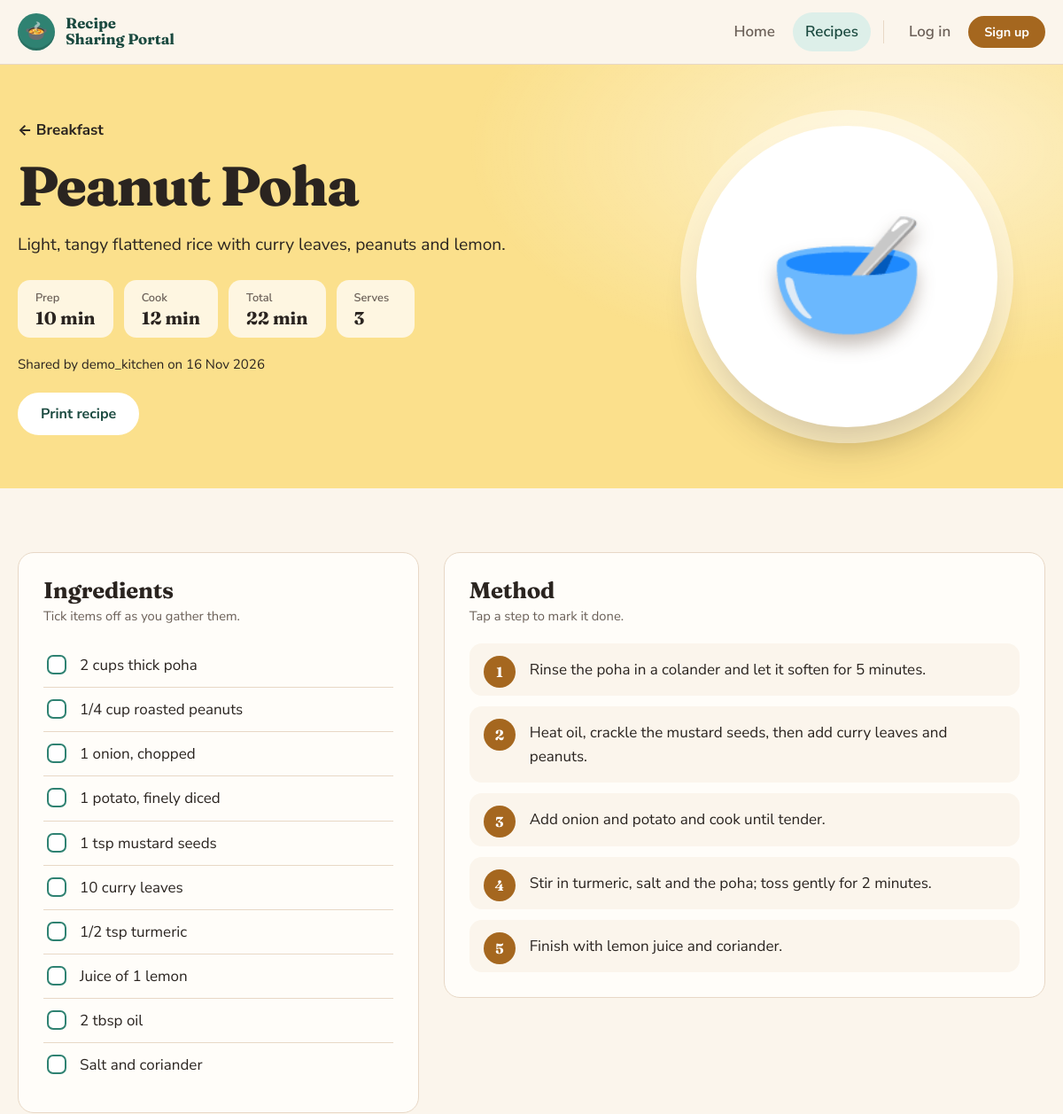
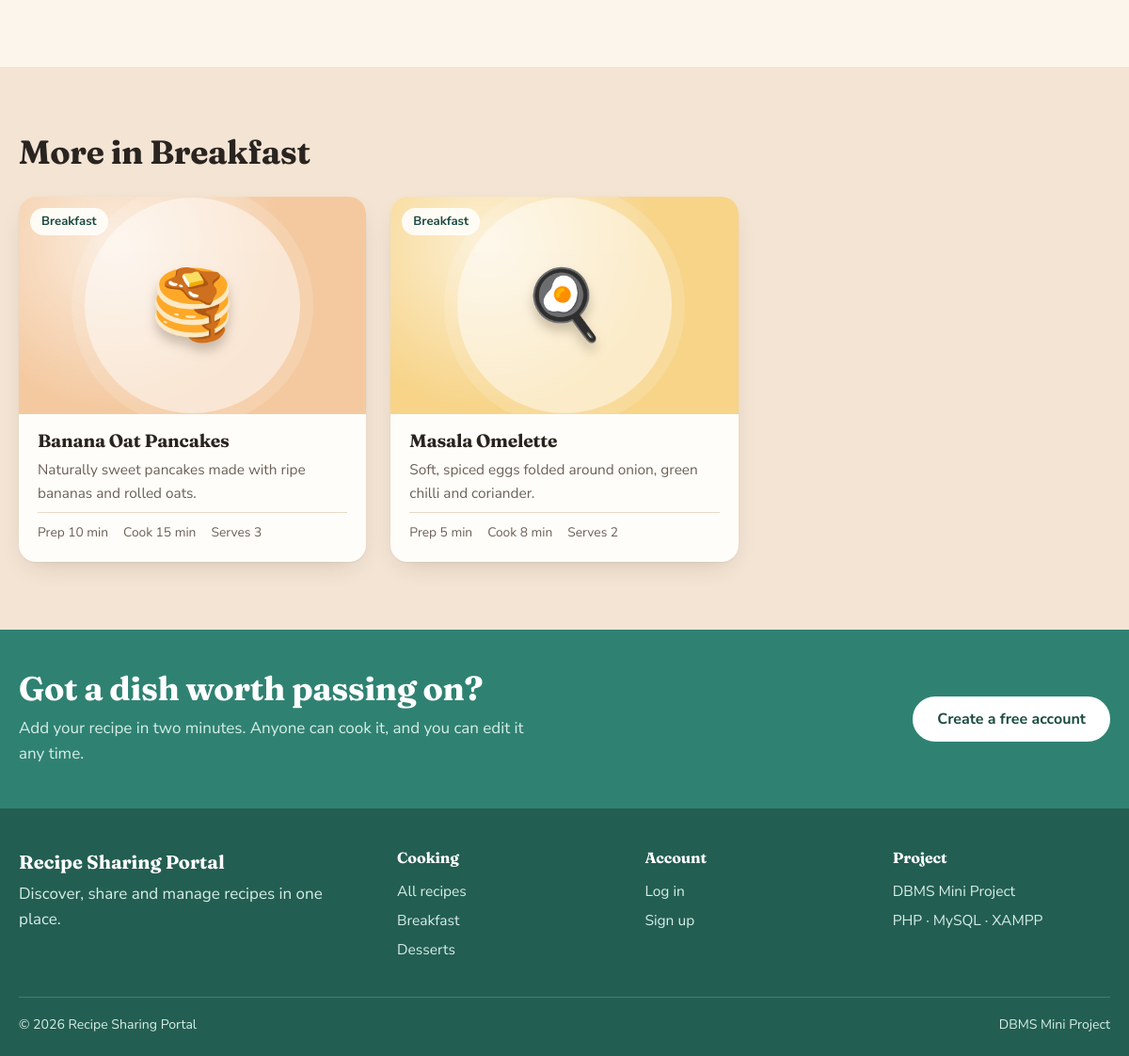
Page /recipe.php?id=3 on the committed database (2 pictures, top to bottom).
### tables this page shows
CREATE TABLE recipes (
  recipe_id    INT UNSIGNED AUTO_INCREMENT PRIMARY KEY,
  user_id      INT UNSIGNED NOT NULL,
  category_id  INT UNSIGNED NOT NULL,
  title        VARCHAR(120) NOT NULL,
  description  VARCHAR(255) NOT NULL,
  ingredients  TEXT         NOT NULL,    
  instructions TEXT         NOT NULL,    
  prep_time    SMALLINT UNSIGNED NOT NULL DEFAULT 0,   
  cook_time    SMALLINT UNSIGNED NOT NULL DEFAULT 0,   
  servings     TINYINT  UNSIGNED NOT NULL DEFAULT 2,
  emoji        VARCHAR(8)   NOT NULL DEFAULT '🍽️',
  color        CHAR(7)      NOT NULL DEFAULT '#F4C9A0',
  image_url    VARCHAR(500) NULL,
  created_at   TIMESTAMP    NOT NULL DEFAULT CURRENT_TIMESTAMP,
  CONSTRAINT fk_recipe_user     FOREIGN KEY (user_id)     REFERENCES users(user_id)           ON DELETE CASCADE,
  CONSTRAINT fk_recipe_category FOREIGN KEY (category_id) REFERENCES categories(category_id)  ON DELETE RESTRICT,
  INDEX idx_recipe_title (title),
  INDEX idx_recipe_category (category_id)
);

CREATE TABLE categories (
  category_id INT UNSIGNED AUTO_INCREMENT PRIMARY KEY,
  name        VARCHAR(40) NOT NULL UNIQUE,
  emoji       VARCHAR(8)  NOT NULL DEFAULT '🍽️'
);

CREATE TABLE users (
  user_id       INT UNSIGNED AUTO_INCREMENT PRIMARY KEY,
  username      VARCHAR(30)  NOT NULL UNIQUE,
  email         VARCHAR(120) NOT NULL UNIQUE,
  password_hash VARCHAR(255) NOT NULL,
  created_at    TIMESTAMP    NOT NULL DEFAULT CURRENT_TIMESTAMP
);

### recipe.php (the view, shortened to what this page needs)
<?php
require 'config.php';
$id = (int)($_GET['id'] ?? 0);
$stmt = db()->prepare(recipe_select() . ' WHERE r.recipe_id = ?');
$stmt->execute([$id]);
$r = $stmt->fetch();
$img = safe_image($r['image_url']);
$rel = db()->prepare(recipe_select() . ' WHERE r.category_id = ? AND r.recipe_id <> ? ORDER BY RAND() LIMIT 3');
$rel->execute([$r['category_id'], $id]);
$related = $rel->fetchAll();
require 'includes/header.php';
?>
<article>
  <section class="detail-hero" style="--c:<?= e($r['color']) ?>">
    <div class="wrap detail-grid">
      <div class="detail-copy">
        <a class="crumb" href="recipes.php?cat=<?= (int)$r['category_id'] ?>">← <?= e($r['category']) ?></a>
        <h1><?= e($r['title']) ?></h1>
        <p class="lead"><?= e($r['description']) ?></p>
        <dl class="facts">
          <div><dt>Prep</dt><dd><?= (int)$r['prep_time'] ?> min</dd></div>
          <div><dt>Cook</dt><dd><?= (int)$r['cook_time'] ?> min</dd></div>
          <div><dt>Total</dt><dd><?= e(total_time($r)) ?></dd></div>
          <div><dt>Serves</dt><dd><?= (int)$r['servings'] ?></dd></div>
        </dl>
        <p class="by">Shared by <?= e($r['username']) ?> on <?= e(date('j M Y', strtotime($r['created_at']))) ?></p>
        <div class="actions">
          <button class="btn btn-light" type="button" data-print>Print recipe</button>
        </div>
      </div>
      <div class="detail-art">
        <div class="big-plate"><span><?= e($r['emoji']) ?></span><?php if ($img): ?><img src="<?= e($img) ?>" alt="<?= e($r['title']) ?>" onerror="this.remove()"><?php endif; ?></div>
      </div>
    </div>
  </section>
  <section class="section">
    <div class="wrap method">
      <div class="panel">
        <h2>Ingredients</h2>
        <p class="hint">Tick items off as you gather them.</p>
        <ul class="checklist">
          <?php foreach (lines($r['ingredients']) as $i => $line): ?>
            <li><label><input type="checkbox"><span><?= e($line) ?></span></label></li>
          <?php endforeach; ?>
        </ul>
      </div>
      <div class="panel">
        <h2>Method</h2>
        <p class="hint">Tap a step to mark it done.</p>
        <ol class="method-steps">
          <?php foreach (lines($r['instructions']) as $line): ?>
            <li tabindex="0"><?= e($line) ?></li>
          <?php endforeach; ?>
        </ol>
      </div>
    </div>
  </section>
  <?php if ($related): ?>
  <section class="section section-tint">
    <div class="wrap">
      <div class="section-head"><h2>More in <?= e($r['category']) ?></h2></div>
      <div class="grid"><?php foreach ($related as $x) { echo recipe_card($x); } ?></div>
    </div>
  </section>
  <?php endif; ?>
</article>
<?php require 'includes/footer.php'; ?>

### config.php (shortened to what this page needs)
<?php
function db(): PDO {
    static $pdo = null;
    if ($pdo === null) {
        try {
            $pdo = new PDO(
                'mysql:host=' . DB_HOST . ';dbname=' . DB_NAME . ';charset=utf8mb4',
                DB_USER, DB_PASS,
                [PDO::ATTR_ERRMODE => PDO::ERRMODE_EXCEPTION, PDO::ATTR_DEFAULT_FETCH_MODE => PDO::FETCH_ASSOC]
            );
        } catch (PDOException $ex) {
            http_response_code(500);
            echo '<body style="font-family:sans-serif;max-width:560px;margin:15vh auto;padding:0 20px">'
               . '<h1>Database not found</h1><p>Start Apache and MySQL in XAMPP, then import <code>schema.sql</code> '
               . 'in phpMyAdmin. For a hosted deployment, configure the database environment variables.</p></body>';
            exit;
        }
    }
    return $pdo;
}
function e($value): string { return htmlspecialchars((string)$value, ENT_QUOTES, 'UTF-8'); }
function total_time(array $r): string {
    $m = (int)$r['prep_time'] + (int)$r['cook_time'];
    return $m . ' min';
}
function lines(string $text): array {
    return array_values(array_filter(array_map('trim', preg_split('/\R/', $text)), fn($l) => $l !== ''));
}
function recipe_select(): string {
    return 'SELECT r.*, c.name AS category, c.emoji AS cat_emoji, u.username
            FROM recipes r
            JOIN categories c ON c.category_id = r.category_id
            JOIN users u ON u.user_id = r.user_id';
}
function safe_image(?string $url): string {
    $url = trim((string)$url);
    return preg_match('#^https?://#i', $url) ? $url : '';
}
function recipe_card(array $r): string {
    $img = safe_image($r['image_url'] ?? '');
    $photo = $img ? '<img src="' . e($img) . '" alt="" loading="lazy" onerror="this.remove()">' : '';
    return '<a class="card" href="recipe.php?id=' . (int)$r['recipe_id'] . '">'
         . '<div class="card-art" style="--c:' . e($r['color']) . '"><span class="plate">' . e($r['emoji']) . '</span>' . $photo
         . '<span class="card-tag">' . e($r['category']) . '</span></div>'
         . '<div class="card-body"><h3>' . e($r['title']) . '</h3>'
         . '<p>' . e($r['description']) . '</p>'
         . '<div class="card-meta"><span>Prep ' . (int)$r['prep_time'] . ' min</span>'
         . '<span>Cook ' . (int)$r['cook_time'] . ' min</span>'
         . '<span>Serves ' . (int)$r['servings'] . '</span></div></div></a>';
}

### rows in the picture
recipes: category.name "Breakfast", title "Peanut Poha", description "Light, tangy flattened rice with curry leaves, peanuts and lemon.", prep_time "10", cook_time "12", total_time($r) "22 min", servings "3", user.username "demo_kitchen", created_at "16 Nov 2026", emoji "🥣", ingredients "2 cups thick poha", ingredients "1/4 cup roasted peanuts", ingredients "1 onion, chopped", ingredients "1 potato, finely diced", ingredients "1 tsp mustard seeds", ingredients "10 curry leaves", ingredients "1/2 tsp turmeric", ingredients "Juice of 1 lemon", ingredients "2 tbsp oil", ingredients "Salt and coriander", instructions "Rinse the poha in a colander and let it soften for 5 minutes.", instructions "Heat oil, crackle the mustard seeds, then add curry leaves and peanuts.", instructions "Add onion and potato and cook until tender.", instructions "Stir in turmeric, salt and the poha; toss gently for 2 minutes.", instructions "Finish with lemon juice and coriander."
recipes: emoji "🥞", category.name "Breakfast", title "Banana Oat Pancakes", description "Naturally sweet pancakes made with ripe bananas and rolled oats.", prep_time "10", cook_time "15", servings "3"
recipes: emoji "🍳", category.name "Breakfast", title "Masala Omelette", description "Soft, spiced eggs folded around onion, green chilli and coriander.", prep_time "5", cook_time "8", servings "2"

### other values in the picture
SITE_NAME "Recipe Sharing Portal"
